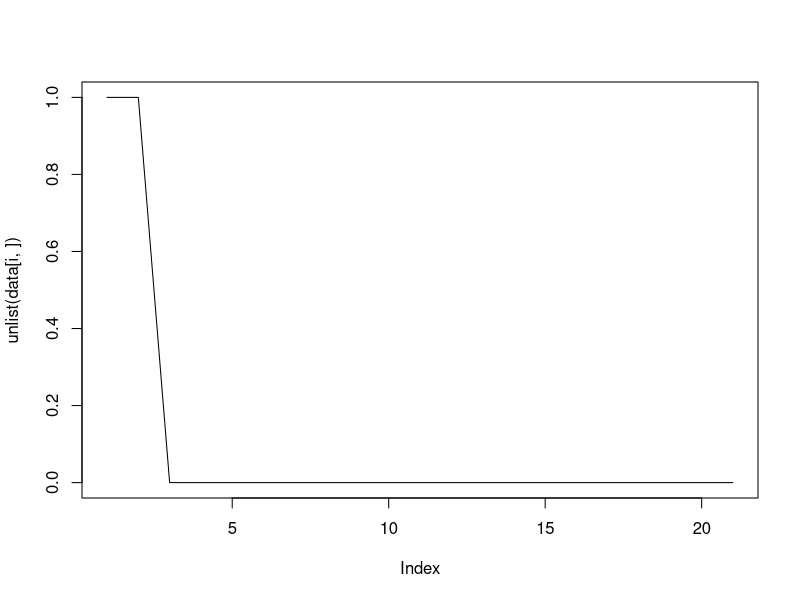
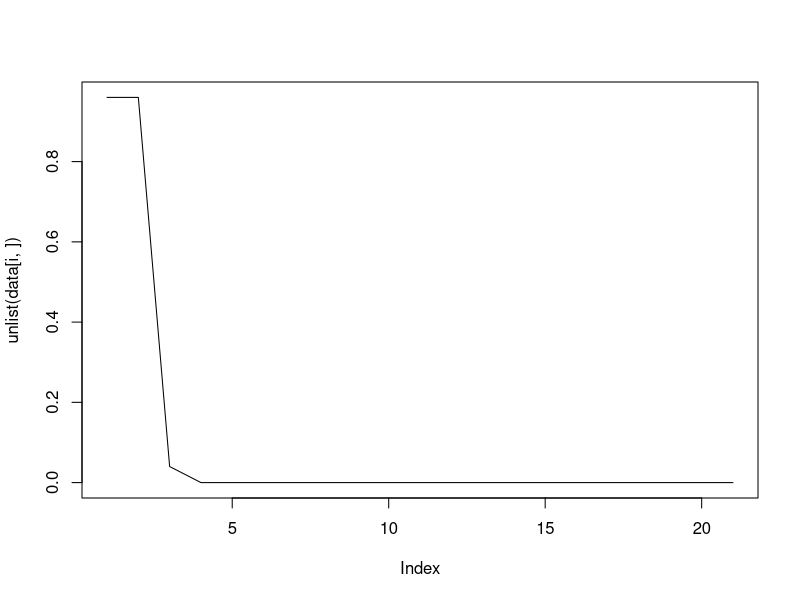
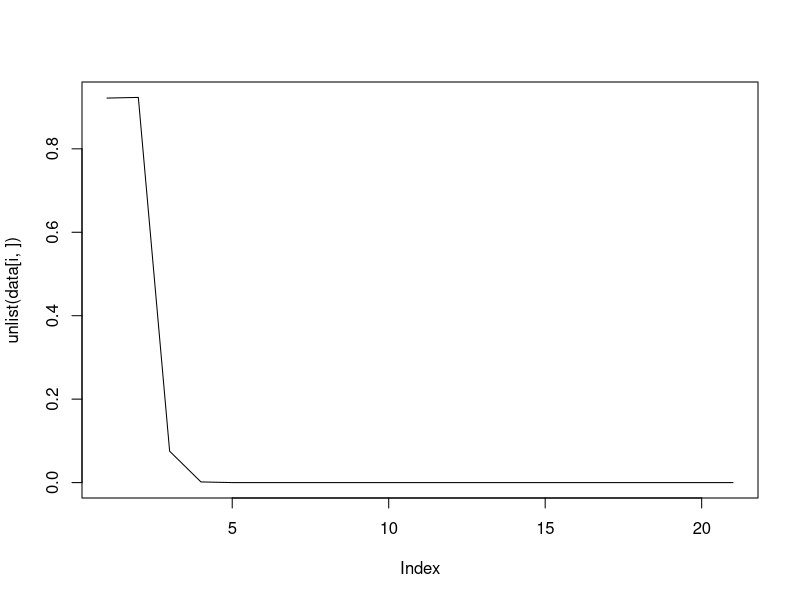
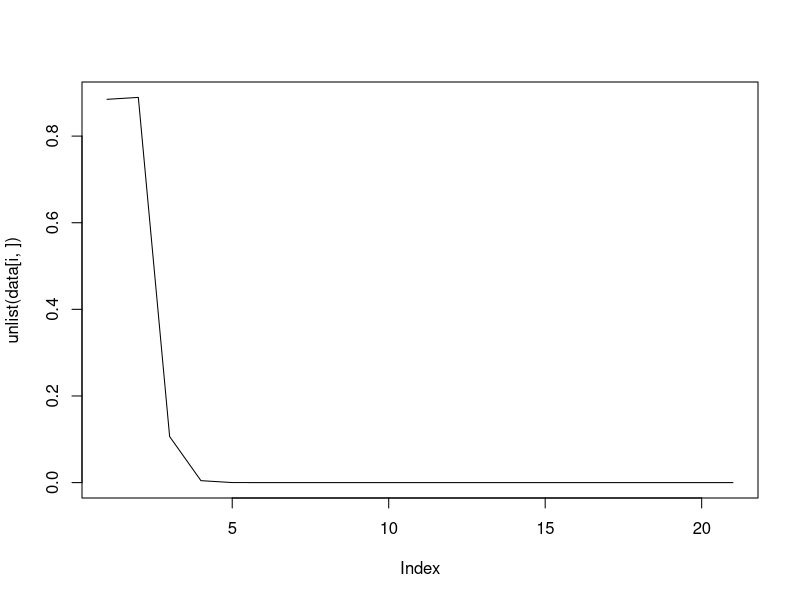
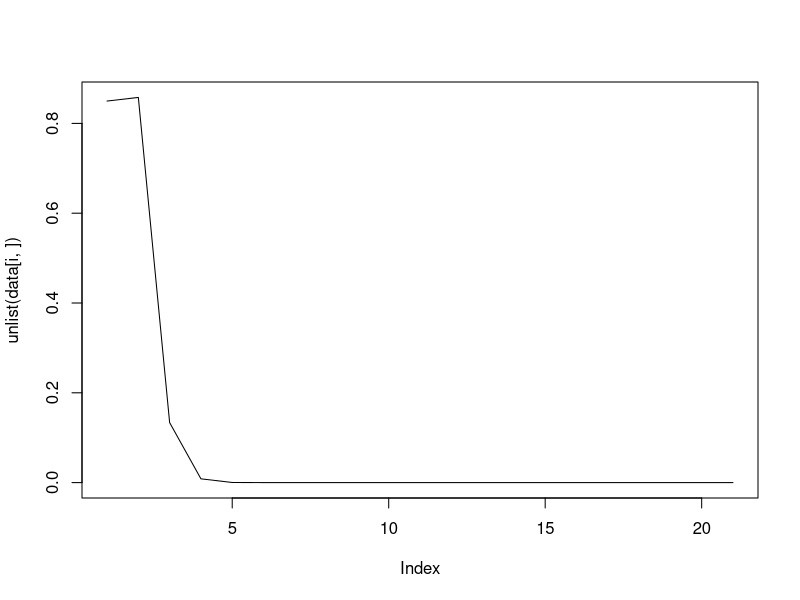
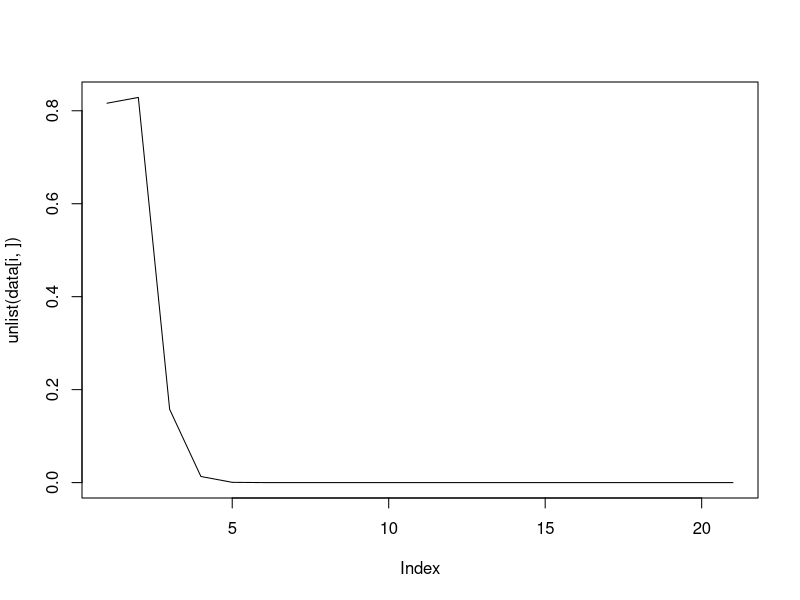
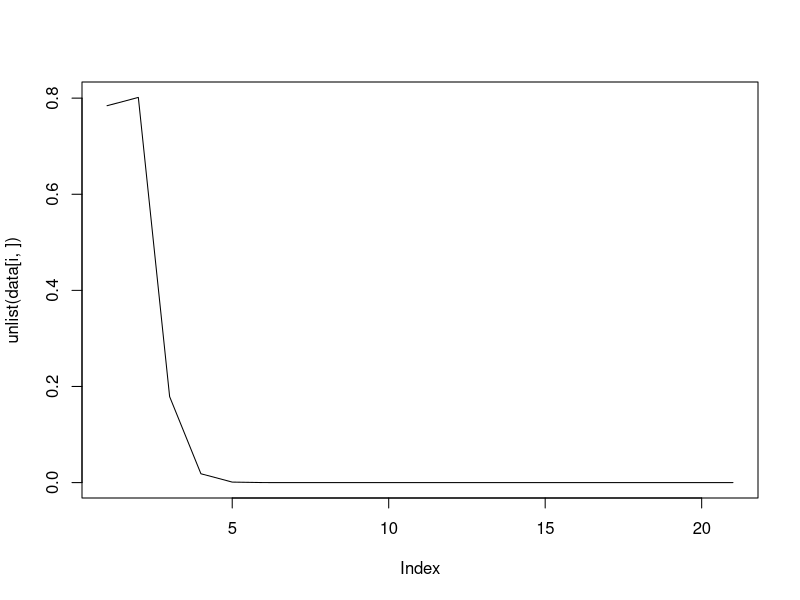
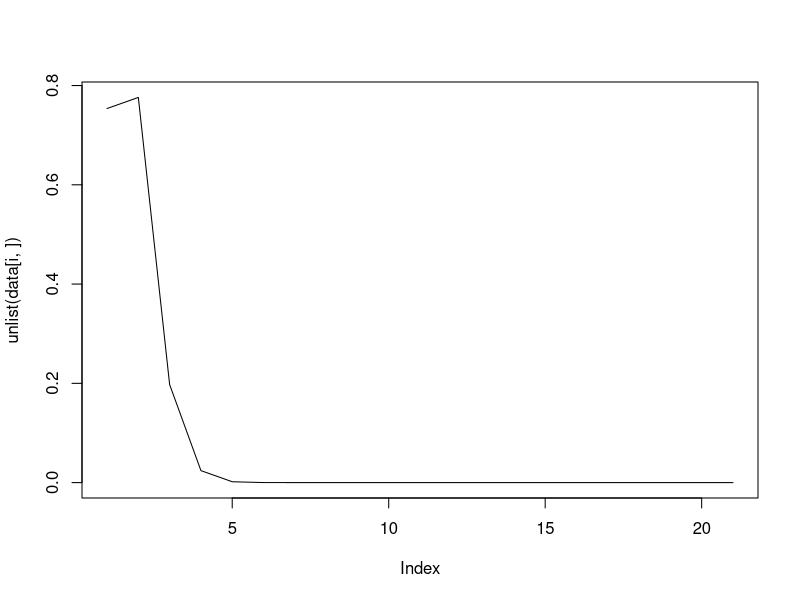

The R source for these figures, in order:
rm(list=ls())

data = read.csv("mesh.txt", sep = "\t", head = F)

i = 1

while(i < nrow(data)){

	plot(unlist(data[i,]), type="l")

	i = i + 1 

}
